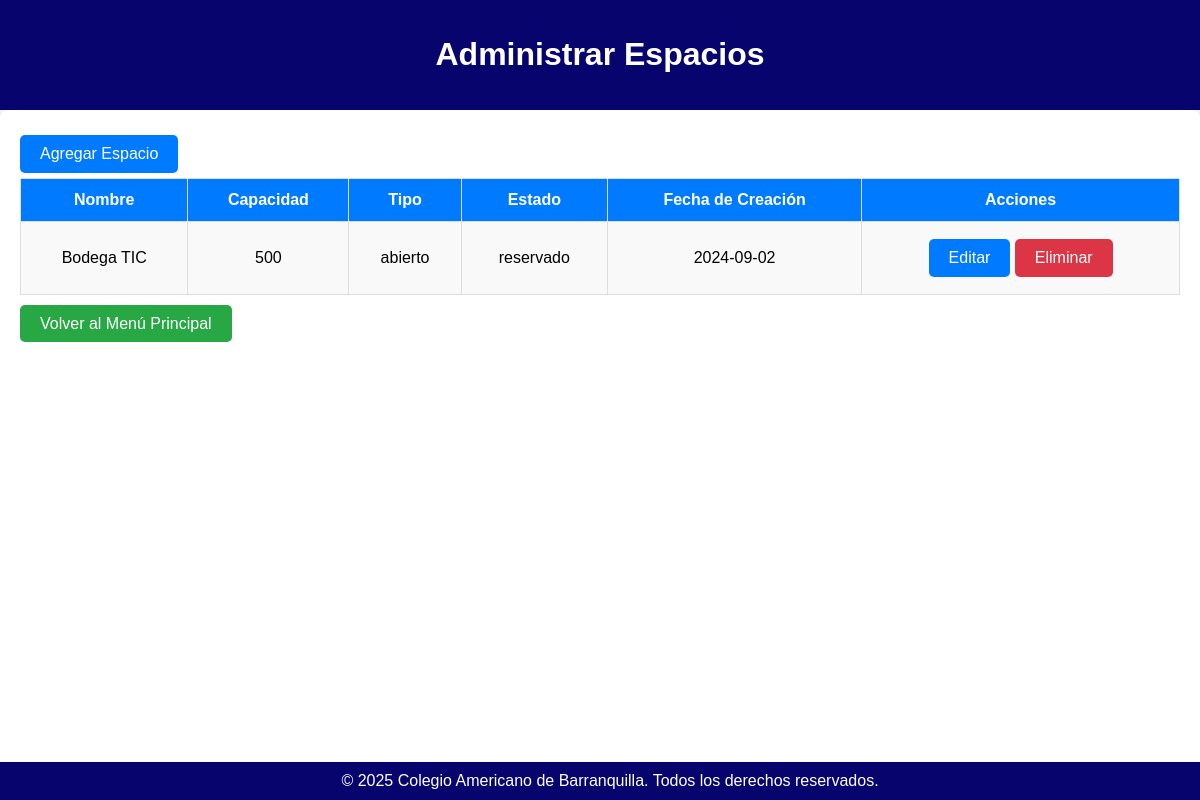
/espacios/index.php, run on the app's committed database.
### tables this page shows
CREATE TABLE `espacios` (
  `id` int(11) NOT NULL,
  `nombre` varchar(255) DEFAULT NULL,
  `capacidad` varchar(11) NOT NULL,
  `tipo` enum('abierto','cerrado') NOT NULL,
  `estado` enum('disponible','reservado','ocupado') NOT NULL,
  `fecha_creacion` date NOT NULL,
  `created_at` timestamp NOT NULL DEFAULT current_timestamp()
);

### espacios/index.php (the view, shortened to what this page needs)
<?php
include '../BD/database.php';
try {
    $sql = "SELECT * FROM espacios";
    $stmt = $conn->prepare($sql);
    $stmt->execute();
    $result = $stmt->fetchAll(PDO::FETCH_ASSOC);
} catch (PDOException $e) {
    die("Error en la conexión o en la consulta: " . $e->getMessage());
}
?>
<!DOCTYPE html>
<html lang="es">
<head>
</head>
<body>
    <header>
        <h1>Administrar Espacios</h1>
    </header>
    <div class="container">
        <a href="add_space.php" class="button">Agregar Espacio</a>
        <table>
            <tr>
                <th>Nombre</th>
                <th>Capacidad</th>
                <th>Tipo</th>
                <th>Estado</th>
                <th>Fecha de Creación</th>
                <th>Acciones</th>
            </tr>
            <?php
            if (!empty($result)) {
                foreach ($result as $row) {
                    echo "<tr>";
                    echo "<td>" . htmlspecialchars($row["nombre"]) . "</td>";
                    echo "<td>" . htmlspecialchars($row["capacidad"]) . "</td>";
                    echo "<td>" . htmlspecialchars($row["tipo"]) . "</td>";
                    echo "<td>" . htmlspecialchars($row["estado"]) . "</td>";
                    echo "<td>" . htmlspecialchars($row["fecha_creacion"]) . "</td>";
                    echo "<td>
                        <a href='edit_space.php?id=" . urlencode($row["id"]) . "' class='button'>Editar</a>
                        <a href='delete_space.php?id=" . urlencode($row["id"]) . "' class='button' style='background-color: #dc3545;'>Eliminar</a>
                    </td>";
                    echo "</tr>";
                }
            } else {
                echo "<tr><td colspan='6'>No se encontraron espacios.</td></tr>";
            }
            ?>
        </table>
        <a href="../project-root/index.html" class="back-button">Volver al Menú Principal</a>
    </div>
    <footer>
        &copy; <?php echo date("Y"); ?> Colegio Americano de Barranquilla. Todos los derechos reservados.
    </footer>
</body>
</html>

### espacios/index.php (style rules this page uses)
body { font-family: Arial, sans-serif; background-color: #f4f4f4; margin: 0; padding: 0; }
header { background-color: #07046E; color: white; padding: 15px; text-align: center; }
.container { padding: 20px; max-width: 1200px; margin: 0 auto; background: #fff; box-shadow: 0 4px 8px rgba(0,0,0,0.1); border-radius: 8px; position: relative; min-height: 80vh; }
table { width: 100%; border-collapse: collapse; margin-bottom: 20px; }
table, th, td { border: 1px solid #ddd; }
th, td { padding: 12px; text-align: center; }
th { background-color: #007bff; color: white; }
tr:nth-child(even) { background-color: #f9f9f9; }
.button { background-color: #007bff; color: white; padding: 10px 20px; border: none; border-radius: 5px; text-decoration: none; display: inline-block; margin: 5px 0; }
.back-button { background-color: #28a745; bottom: 20px; left: 20px; padding: 10px 20px; border-radius: 5px; text-decoration: none; color: white; }
footer { background-color: #07046E; color: white; padding: 10px; text-align: center; position: fixed; bottom: 0; width: 100%; }

### data on the page
espacios: nombre "Bodega TIC", capacidad "500", tipo "abierto", estado "reservado", fecha_creacion "2024-09-02"
